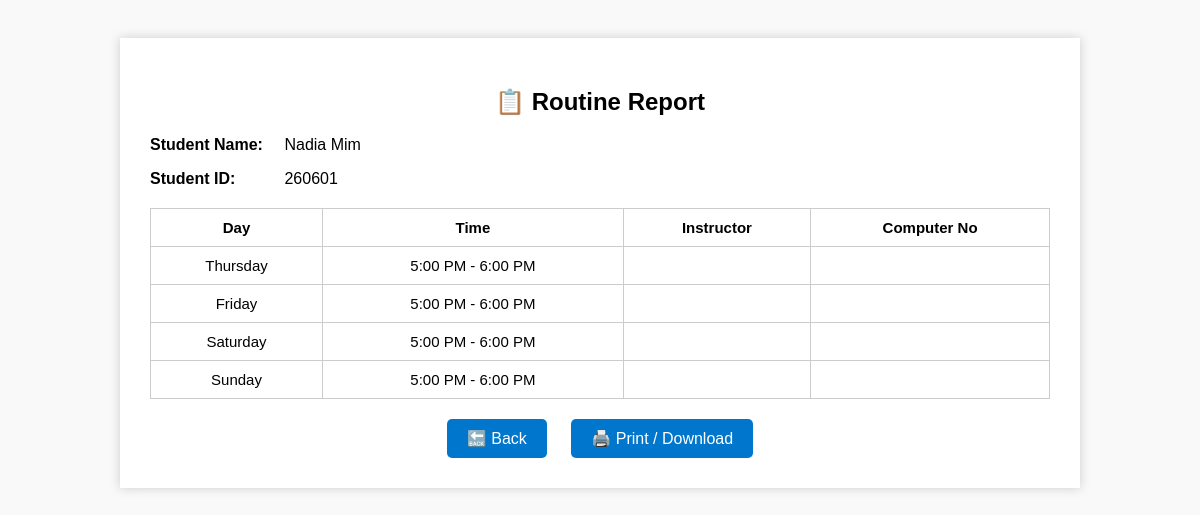
Page /admin/routine_report.php?student_id=260601 on the committed database.
### tables this page shows
CREATE TABLE `students` (
  `student_id` int(11) NOT NULL,
  `name` varchar(255) NOT NULL,
  `father_name` varchar(255) DEFAULT NULL,
  `mother_name` varchar(255) DEFAULT NULL,
  `dob` date DEFAULT NULL,
  `present_address` text DEFAULT NULL,
  `permanent_address` text DEFAULT NULL,
  `id_type` enum('NID','Birth ID') NOT NULL,
  `nid_birth_id` varchar(50) DEFAULT NULL,
  `email` varchar(255) NOT NULL,
  `course_category` enum('Web Development','Graphic Design','Digital Marketing','Freelancing','office application') NOT NULL,
  `course_status` enum('ongoing','finished','incomplete') DEFAULT 'ongoing',
  `is_blocked` tinyint(1) DEFAULT 0,
  `issue_date` date DEFAULT NULL,
  `course_start_date` date DEFAULT NULL,
  `course_end_date` date DEFAULT NULL,
  `city` varchar(100) DEFAULT NULL,
  `district` varchar(100) DEFAULT NULL,
  `course_fee` decimal(10,2) DEFAULT NULL,
  `paid_fee` decimal(10,2) DEFAULT NULL,
  `profile_image` varchar(255) DEFAULT NULL,
  `created_at` timestamp NOT NULL DEFAULT current_timestamp(),
  `last_updated` timestamp NOT NULL DEFAULT current_timestamp() ON UPDATE current_timestamp(),
  `phone_number` varchar(20) DEFAULT NULL,
  `gender` varchar(10) DEFAULT NULL,
  `marital_status` varchar(20) DEFAULT NULL,
  `occupation` varchar(50) DEFAULT NULL,
  `religion` varchar(30) DEFAULT NULL,
  `country` varchar(50) DEFAULT NULL
);

CREATE TABLE `student_routine` (
  `id` int(11) NOT NULL,
  `student_id` int(11) NOT NULL,
  `day` enum('Monday','Tuesday','Wednesday','Thursday','Friday','Saturday','Sunday') NOT NULL,
  `start_time` time NOT NULL,
  `end_time` time NOT NULL,
  `instructor` varchar(100) NOT NULL,
  `computer_no` varchar(50) NOT NULL,
  `created_at` timestamp NOT NULL DEFAULT current_timestamp()
);

### admin/routine_report.php (the view, shortened to what this page needs)
<?php
$conn = new mysqli("localhost", "root", "", "freelancing");
function formatTime($time) {
  return date("g:i A", strtotime($time));
}
$studentInfo = null;
$routine = [];
if (isset($_GET["student_id"])) {
  $id = $conn->real_escape_string($_GET["student_id"]);
  $studentQuery = $conn->query("SELECT name FROM students WHERE student_id = '$id'");
  if ($studentQuery->num_rows > 0) {
    $studentInfo = $studentQuery->fetch_assoc();
  }
  $routineQuery = $conn->query("
    SELECT * FROM student_routine
    WHERE student_id = '$id'
    ORDER BY FIELD(day, 'Monday','Tuesday','Wednesday','Thursday','Friday','Saturday','Sunday'), start_time ASC
  ");
  while ($row = $routineQuery->fetch_assoc()) {
    $routine[] = $row;
  }
}
?>
<!DOCTYPE html>
<html>
<head>
</head>
<body>
<div class="report-box" id="printArea">
  <h2>📋 Routine Report</h2>
  <?php if ($studentInfo): ?>
    <div class="student-info">
      <p><strong>Student Name:</strong> <?= htmlspecialchars($studentInfo["name"]) ?></p>
      <p><strong>Student ID:</strong> <?= htmlspecialchars($_GET["student_id"]) ?></p>
    </div>
  <?php endif; ?>
  <?php if (!empty($routine)): ?>
    <table>
      <tr>
        <th>Day</th>
        <th>Time</th>
        <th>Instructor</th>
        <th>Computer No</th>
      </tr>
      <?php foreach ($routine as $entry): ?>
        <tr>
          <td><?= $entry["day"] ?></td>
          <td><?= formatTime($entry["start_time"]) ?> - <?= formatTime($entry["end_time"]) ?></td>
          <td><?= $entry["instructor"] ?></td>
          <td><?= $entry["computer_no"] ?></td>
        </tr>
      <?php endforeach; ?>
    </table>
  <?php else: ?>
    <p style="text-align:center; color:red;">No routine found.</p>
  <?php endif; ?>
  <div class="print-btn">
    <button onclick="goBack()">🔙 Back</button>
    <button onclick="window.print()">🖨️ Print / Download</button>
  </div>
</div>
</body>
</html>

### admin/routine_report.php (style rules this page uses)
body { font-family: Arial, sans-serif; background: #f9f9f9; padding: 30px; }
.report-box { background: white; padding: 30px; max-width: 900px; margin: auto; box-shadow: 0 0 10px #ccc; }
h2 { text-align: center; margin-bottom: 20px; }
.student-info { margin-bottom: 20px; font-size: 16px; }
.student-info strong { display: inline-block; width: 130px; }
table { width: 100%; border-collapse: collapse; margin-top: 10px; }
th, td { border: 1px solid #ccc; padding: 10px; text-align: center; font-size: 15px; }
.print-btn { margin-top: 20px; text-align: center; }
.print-btn button { padding: 10px 20px; font-size: 16px; background: #0077cc; color: white; border: none; cursor: pointer; border-radius: 5px; margin: 0 10px; }

### rows in the picture
students: name "Nadia Mim"
student_routine: day "Thursday", start_time "5:00 PM", end_time "6:00 PM"
student_routine: day "Friday", start_time "5:00 PM", end_time "6:00 PM"
student_routine: day "Saturday", start_time "5:00 PM", end_time "6:00 PM"
student_routine: day "Sunday", start_time "5:00 PM", end_time "6:00 PM"

### other values in the picture
$_GET["student_id"] "260601"
